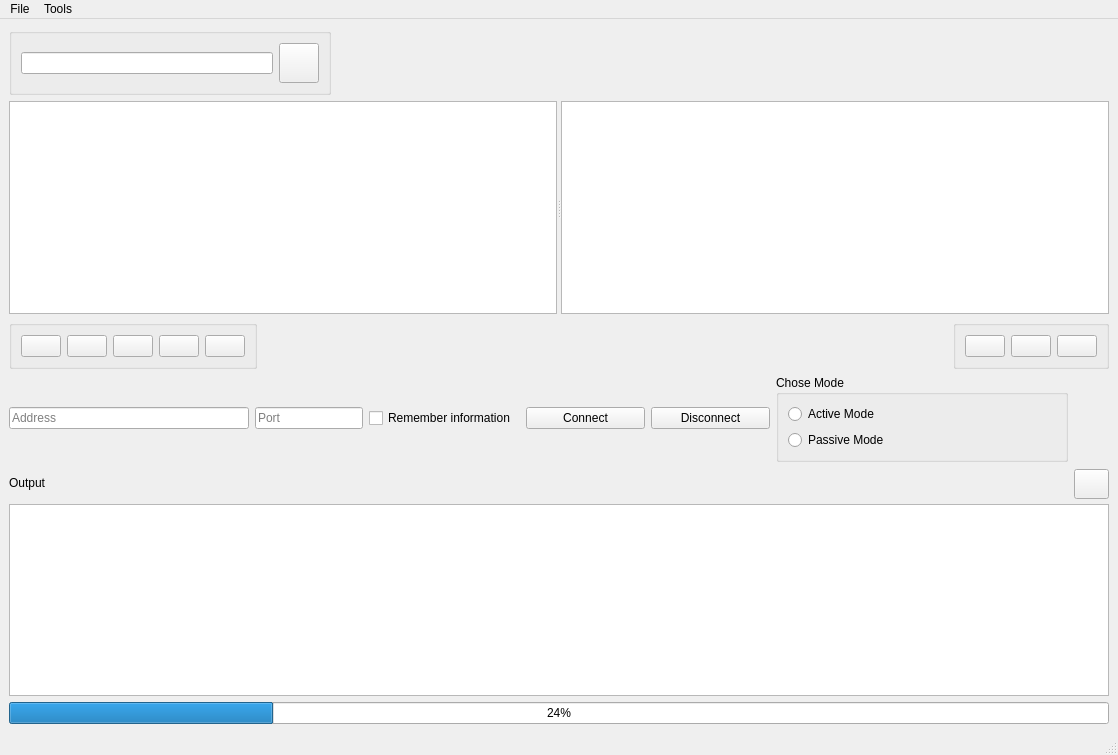
<?xml version="1.0" encoding="UTF-8"?>
<ui version="4.0">
 <class>MainWindow</class>
 <widget class="QMainWindow" name="MainWindow">
  <property name="geometry">
   <rect>
    <x>0</x>
    <y>0</y>
    <width>1118</width>
    <height>755</height>
   </rect>
  </property>
  <property name="sizePolicy">
   <sizepolicy hsizetype="Fixed" vsizetype="Fixed">
    <horstretch>0</horstretch>
    <verstretch>0</verstretch>
   </sizepolicy>
  </property>
  <property name="minimumSize">
   <size>
    <width>0</width>
    <height>0</height>
   </size>
  </property>
  <property name="windowTitle">
   <string>MainWindow</string>
  </property>
  <property name="unifiedTitleAndToolBarOnMac">
   <bool>false</bool>
  </property>
  <widget class="QWidget" name="centralwidget">
   <layout class="QGridLayout" name="gridLayout">
    <item row="0" column="0" colspan="2">
     <widget class="QGroupBox" name="groupBox_5">
      <property name="sizePolicy">
       <sizepolicy hsizetype="Fixed" vsizetype="Fixed">
        <horstretch>0</horstretch>
        <verstretch>0</verstretch>
       </sizepolicy>
      </property>
      <property name="title">
       <string/>
      </property>
      <property name="flat">
       <bool>true</bool>
      </property>
      <layout class="QHBoxLayout" name="horizontalLayout_4">
       <item>
        <widget class="QLineEdit" name="localSearchEdit">
         <property name="sizePolicy">
          <sizepolicy hsizetype="Fixed" vsizetype="Fixed">
           <horstretch>0</horstretch>
           <verstretch>0</verstretch>
          </sizepolicy>
         </property>
         <property name="minimumSize">
          <size>
           <width>252</width>
           <height>0</height>
          </size>
         </property>
        </widget>
       </item>
       <item>
        <widget class="QPushButton" name="localSearchButton">
         <property name="sizePolicy">
          <sizepolicy hsizetype="Fixed" vsizetype="Fixed">
           <horstretch>0</horstretch>
           <verstretch>0</verstretch>
          </sizepolicy>
         </property>
         <property name="minimumSize">
          <size>
           <width>40</width>
           <height>40</height>
          </size>
         </property>
         <property name="maximumSize">
          <size>
           <width>50</width>
           <height>40</height>
          </size>
         </property>
         <property name="text">
          <string/>
         </property>
         <property name="icon">
          <iconset resource="resource_icon.qrc">
           <normaloff>:/icon/search.jpg</normaloff>:/icon/search.jpg</iconset>
         </property>
         <property name="iconSize">
          <size>
           <width>33</width>
           <height>33</height>
          </size>
         </property>
        </widget>
       </item>
      </layout>
     </widget>
    </item>
    <item row="7" column="0" colspan="5">
     <widget class="QProgressBar" name="progressBar">
      <property name="value">
       <number>24</number>
      </property>
     </widget>
    </item>
    <item row="6" column="0" colspan="5">
     <widget class="QTextBrowser" name="textOutput">
      <property name="minimumSize">
       <size>
        <width>0</width>
        <height>100</height>
       </size>
      </property>
     </widget>
    </item>
    <item row="5" column="0">
     <widget class="QLabel" name="label">
      <property name="text">
       <string>Output</string>
      </property>
     </widget>
    </item>
    <item row="5" column="1" colspan="3">
     <spacer name="horizontalSpacer_3">
      <property name="orientation">
       <enum>Qt::Orientation::Horizontal</enum>
      </property>
      <property name="sizeHint" stdset="0">
       <size>
        <width>888</width>
        <height>17</height>
       </size>
      </property>
     </spacer>
    </item>
    <item row="4" column="0" colspan="3">
     <layout class="QHBoxLayout" name="horizontalLayout_5">
      <item>
       <widget class="QLineEdit" name="addressEdit">
        <property name="sizePolicy">
         <sizepolicy hsizetype="Fixed" vsizetype="Fixed">
          <horstretch>0</horstretch>
          <verstretch>0</verstretch>
         </sizepolicy>
        </property>
        <property name="minimumSize">
         <size>
          <width>240</width>
          <height>0</height>
         </size>
        </property>
        <property name="toolTip">
         <string>Server address to connect</string>
        </property>
        <property name="text">
         <string/>
        </property>
        <property name="placeholderText">
         <string>Address</string>
        </property>
       </widget>
      </item>
      <item>
       <widget class="QLineEdit" name="portEdit">
        <property name="sizePolicy">
         <sizepolicy hsizetype="Fixed" vsizetype="Fixed">
          <horstretch>0</horstretch>
          <verstretch>0</verstretch>
         </sizepolicy>
        </property>
        <property name="minimumSize">
         <size>
          <width>50</width>
          <height>0</height>
         </size>
        </property>
        <property name="placeholderText">
         <string>Port</string>
        </property>
       </widget>
      </item>
      <item>
       <widget class="QCheckBox" name="checkBox">
        <property name="text">
         <string>Remember information </string>
        </property>
       </widget>
      </item>
      <item>
       <widget class="QPushButton" name="connectButton">
        <property name="text">
         <string>Connect</string>
        </property>
       </widget>
      </item>
      <item>
       <widget class="QPushButton" name="disconnectButton">
        <property name="text">
         <string>Disconnect</string>
        </property>
       </widget>
      </item>
     </layout>
    </item>
    <item row="5" column="4">
     <widget class="QPushButton" name="clearButton">
      <property name="sizePolicy">
       <sizepolicy hsizetype="Fixed" vsizetype="Fixed">
        <horstretch>0</horstretch>
        <verstretch>0</verstretch>
       </sizepolicy>
      </property>
      <property name="minimumSize">
       <size>
        <width>30</width>
        <height>30</height>
       </size>
      </property>
      <property name="maximumSize">
       <size>
        <width>35</width>
        <height>27</height>
       </size>
      </property>
      <property name="text">
       <string/>
      </property>
      <property name="icon">
       <iconset resource="resource_icon.qrc">
        <normaloff>:/icon/clear.png</normaloff>:/icon/clear.png</iconset>
      </property>
      <property name="iconSize">
       <size>
        <width>22</width>
        <height>22</height>
       </size>
      </property>
     </widget>
    </item>
    <item row="4" column="3">
     <widget class="QGroupBox" name="groupBox_3">
      <property name="title">
       <string>Chose Mode</string>
      </property>
      <layout class="QGridLayout" name="gridLayout_2">
       <item row="0" column="0">
        <widget class="QRadioButton" name="activeButton">
         <property name="text">
          <string>Active Mode</string>
         </property>
        </widget>
       </item>
       <item row="1" column="0">
        <widget class="QRadioButton" name="passiveButton">
         <property name="text">
          <string>Passive Mode</string>
         </property>
        </widget>
       </item>
      </layout>
     </widget>
    </item>
    <item row="2" column="0" colspan="5">
     <layout class="QHBoxLayout" name="horizontalLayout_6">
      <item>
       <widget class="QGroupBox" name="groupBox_2">
        <property name="sizePolicy">
         <sizepolicy hsizetype="Fixed" vsizetype="Fixed">
          <horstretch>0</horstretch>
          <verstretch>0</verstretch>
         </sizepolicy>
        </property>
        <property name="title">
         <string/>
        </property>
        <property name="flat">
         <bool>true</bool>
        </property>
        <layout class="QHBoxLayout" name="horizontalLayout">
         <item>
          <widget class="QPushButton" name="localHomeButton">
           <property name="sizePolicy">
            <sizepolicy hsizetype="Expanding" vsizetype="Expanding">
             <horstretch>0</horstretch>
             <verstretch>0</verstretch>
            </sizepolicy>
           </property>
           <property name="text">
            <string/>
           </property>
           <property name="icon">
            <iconset resource="resource_icon.qrc">
             <normaloff>:/icon/home.png</normaloff>:/icon/home.png</iconset>
           </property>
           <property name="iconSize">
            <size>
             <width>25</width>
             <height>25</height>
            </size>
           </property>
          </widget>
         </item>
         <item>
          <widget class="QPushButton" name="localReturnButton">
           <property name="sizePolicy">
            <sizepolicy hsizetype="Expanding" vsizetype="Expanding">
             <horstretch>0</horstretch>
             <verstretch>0</verstretch>
            </sizepolicy>
           </property>
           <property name="text">
            <string/>
           </property>
           <property name="icon">
            <iconset resource="resource_icon.qrc">
             <normaloff>:/icon/return.png</normaloff>:/icon/return.png</iconset>
           </property>
           <property name="iconSize">
            <size>
             <width>25</width>
             <height>25</height>
            </size>
           </property>
          </widget>
         </item>
         <item>
          <widget class="QPushButton" name="localOpenButton">
           <property name="sizePolicy">
            <sizepolicy hsizetype="Expanding" vsizetype="Expanding">
             <horstretch>0</horstretch>
             <verstretch>0</verstretch>
            </sizepolicy>
           </property>
           <property name="text">
            <string/>
           </property>
           <property name="icon">
            <iconset resource="resource_icon.qrc">
             <normaloff>:/icon/folder_open.png</normaloff>:/icon/folder_open.png</iconset>
           </property>
           <property name="iconSize">
            <size>
             <width>25</width>
             <height>25</height>
            </size>
           </property>
          </widget>
         </item>
         <item>
          <widget class="QPushButton" name="localDeleteButton">
           <property name="sizePolicy">
            <sizepolicy hsizetype="Expanding" vsizetype="Expanding">
             <horstretch>0</horstretch>
             <verstretch>0</verstretch>
            </sizepolicy>
           </property>
           <property name="text">
            <string/>
           </property>
           <property name="icon">
            <iconset resource="resource_icon.qrc">
             <normaloff>:/icon/delelte.png</normaloff>:/icon/delelte.png</iconset>
           </property>
           <property name="iconSize">
            <size>
             <width>25</width>
             <height>25</height>
            </size>
           </property>
          </widget>
         </item>
         <item>
          <widget class="QPushButton" name="localUploadButton">
           <property name="sizePolicy">
            <sizepolicy hsizetype="Expanding" vsizetype="Expanding">
             <horstretch>0</horstretch>
             <verstretch>0</verstretch>
            </sizepolicy>
           </property>
           <property name="text">
            <string/>
           </property>
           <property name="icon">
            <iconset resource="resource_icon.qrc">
             <normaloff>:/icon/left_upload.jpg</normaloff>:/icon/left_upload.jpg</iconset>
           </property>
           <property name="iconSize">
            <size>
             <width>25</width>
             <height>25</height>
            </size>
           </property>
          </widget>
         </item>
        </layout>
       </widget>
      </item>
      <item>
       <spacer name="horizontalSpacer_2">
        <property name="orientation">
         <enum>Qt::Orientation::Horizontal</enum>
        </property>
        <property name="sizeHint" stdset="0">
         <size>
          <width>538</width>
          <height>48</height>
         </size>
        </property>
       </spacer>
      </item>
      <item>
       <widget class="QGroupBox" name="groupBox">
        <property name="sizePolicy">
         <sizepolicy hsizetype="Fixed" vsizetype="Fixed">
          <horstretch>0</horstretch>
          <verstretch>0</verstretch>
         </sizepolicy>
        </property>
        <property name="title">
         <string/>
        </property>
        <property name="flat">
         <bool>true</bool>
        </property>
        <layout class="QHBoxLayout" name="horizontalLayout_2">
         <item>
          <widget class="QPushButton" name="serverUploadButton">
           <property name="sizePolicy">
            <sizepolicy hsizetype="Expanding" vsizetype="Expanding">
             <horstretch>0</horstretch>
             <verstretch>0</verstretch>
            </sizepolicy>
           </property>
           <property name="text">
            <string/>
           </property>
           <property name="icon">
            <iconset resource="resource_icon.qrc">
             <normaloff>:/icon/right.jpg</normaloff>:/icon/right.jpg</iconset>
           </property>
           <property name="iconSize">
            <size>
             <width>25</width>
             <height>25</height>
            </size>
           </property>
          </widget>
         </item>
         <item>
          <widget class="QPushButton" name="serverDeleteButton">
           <property name="sizePolicy">
            <sizepolicy hsizetype="Expanding" vsizetype="Expanding">
             <horstretch>0</horstretch>
             <verstretch>0</verstretch>
            </sizepolicy>
           </property>
           <property name="text">
            <string/>
           </property>
           <property name="icon">
            <iconset resource="resource_icon.qrc">
             <normaloff>:/icon/delelte.png</normaloff>:/icon/delelte.png</iconset>
           </property>
           <property name="iconSize">
            <size>
             <width>25</width>
             <height>25</height>
            </size>
           </property>
          </widget>
         </item>
         <item>
          <widget class="QPushButton" name="serverReturnButton">
           <property name="sizePolicy">
            <sizepolicy hsizetype="Expanding" vsizetype="Expanding">
             <horstretch>0</horstretch>
             <verstretch>0</verstretch>
            </sizepolicy>
           </property>
           <property name="text">
            <string/>
           </property>
           <property name="icon">
            <iconset resource="resource_icon.qrc">
             <normaloff>:/icon/return.png</normaloff>:/icon/return.png</iconset>
           </property>
           <property name="iconSize">
            <size>
             <width>25</width>
             <height>25</height>
            </size>
           </property>
          </widget>
         </item>
        </layout>
       </widget>
      </item>
     </layout>
    </item>
    <item row="1" column="0" colspan="5">
     <widget class="QSplitter" name="splitter">
      <property name="sizePolicy">
       <sizepolicy hsizetype="Expanding" vsizetype="Expanding">
        <horstretch>0</horstretch>
        <verstretch>3</verstretch>
       </sizepolicy>
      </property>
      <property name="minimumSize">
       <size>
        <width>1100</width>
        <height>150</height>
       </size>
      </property>
      <property name="orientation">
       <enum>Qt::Orientation::Horizontal</enum>
      </property>
      <widget class="QTableView" name="localFSTableView">
       <property name="selectionBehavior">
        <enum>QAbstractItemView::SelectionBehavior::SelectRows</enum>
       </property>
       <property name="showGrid">
        <bool>false</bool>
       </property>
       <attribute name="verticalHeaderVisible">
        <bool>false</bool>
       </attribute>
      </widget>
      <widget class="QTableView" name="serverTableView">
       <property name="selectionBehavior">
        <enum>QAbstractItemView::SelectionBehavior::SelectRows</enum>
       </property>
       <property name="showGrid">
        <bool>false</bool>
       </property>
       <attribute name="verticalHeaderVisible">
        <bool>false</bool>
       </attribute>
      </widget>
     </widget>
    </item>
    <item row="0" column="2" colspan="2">
     <spacer name="horizontalSpacer_4">
      <property name="orientation">
       <enum>Qt::Orientation::Horizontal</enum>
      </property>
      <property name="sizeHint" stdset="0">
       <size>
        <width>420</width>
        <height>20</height>
       </size>
      </property>
     </spacer>
    </item>
   </layout>
  </widget>
  <widget class="QMenuBar" name="menubar">
   <property name="geometry">
    <rect>
     <x>0</x>
     <y>0</y>
     <width>1118</width>
     <height>21</height>
    </rect>
   </property>
   <widget class="QMenu" name="menuFile">
    <property name="title">
     <string>File</string>
    </property>
    <addaction name="actionExit"/>
   </widget>
   <widget class="QMenu" name="menuTools">
    <property name="title">
     <string>Tools</string>
    </property>
    <addaction name="actionOption"/>
   </widget>
   <addaction name="menuFile"/>
   <addaction name="menuTools"/>
  </widget>
  <widget class="QStatusBar" name="statusbar"/>
  <action name="actionExit">
   <property name="icon">
    <iconset resource="resource_icon.qrc">
     <normaloff>:/icon/exit.png</normaloff>:/icon/exit.png</iconset>
   </property>
   <property name="text">
    <string>Exit</string>
   </property>
  </action>
  <action name="actionOption">
   <property name="text">
    <string>Option</string>
   </property>
  </action>
 </widget>
 <resources>
  <include location="resource_icon.qrc"/>
 </resources>
 <connections/>
</ui>
